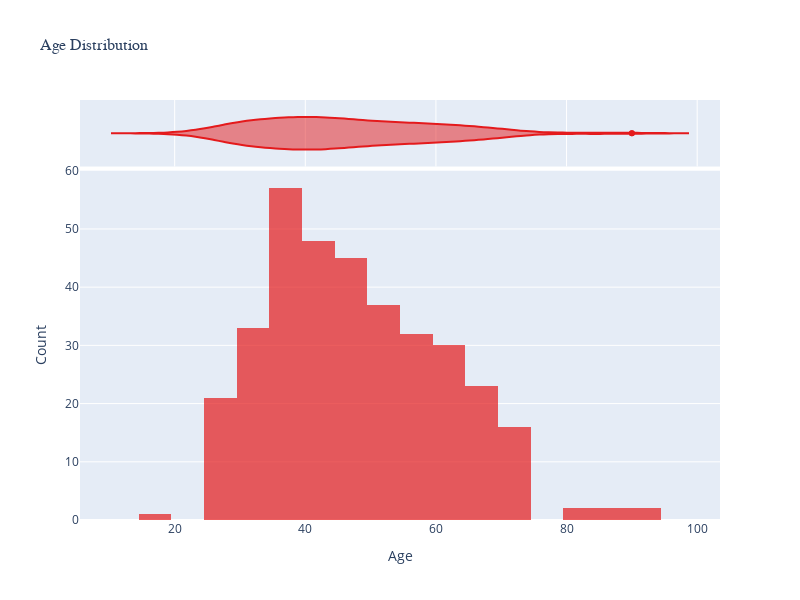

Write notebook code for a chart like this one.
### Code cell
plt.figure(figsize=(8, 4))
sns.histplot(data=data, x='Age', bins=20, kde=True)
plt.title('Age Distribution')
plt.show()

plt.figure(figsize=(8, 4))
sns.countplot(data=data, x='Gender')
plt.title('Gender Distribution')
plt.show()


import plotly.express as px


# Age Distribution
fig_age = px.histogram(
    data,
    x="Age",
    nbins=20,
    marginal="violin",  # Optional: Add violin plot for KDE-like insights
    opacity=0.7,
    title="Age Distribution",
    color_discrete_sequence=px.colors.qualitative.Set1,
)
fig_age.update_layout(
    xaxis_title="Age",
    yaxis_title="Count",
    title_font_size=16,
    title_font_family="Arial",
    height=600,  # Increase plot height
    width=800,  # Set plot width
)
fig_age.show()

### Figure 1 — Plotly figure (JSON) as saved in the notebook; plotly's stock layout.template omitted (floating-point values rounded to 4 significant figures; data arrays with more than 128 entries replaced by an {"elided": "..."} marker saying what was removed)
{"data": [{"alignmentgroup": "True", "bingroup": "x", "hovertemplate": "Age=%{x}<br>count=%{y}<extra></extra>", "legendgroup": "", "marker": {"color": "rgb(228,26,28)", "opacity": 0.7, "pattern": {"shape": ""}}, "name": "", "nbinsx": 20, "offsetgroup": "", "orientation": "v", "showlegend": false, "type": "histogram", "x": {"elided": "349 int values"}, "xaxis": "x", "yaxis": "y"}, {"alignmentgroup": "True", "hovertemplate": "Age=%{x}<extra></extra>", "legendgroup": "", "marker": {"color": "rgb(228,26,28)"}, "name": "", "offsetgroup": "", "scalegroup": "x", "showlegend": false, "type": "violin", "x": {"elided": "349 int values"}, "xaxis": "x2", "yaxis": "y2"}], "layout": {"barmode": "relative", "height": 600, "legend": {"tracegroupgap": 0}, "title": {"font": {"family": "Arial", "size": 16}, "text": "Age Distribution"}, "width": 800, "xaxis": {"anchor": "y", "autorange": true, "domain": [0, 1], "range": [5.508, 103.5], "title": {"text": "Age"}, "type": "linear"}, "xaxis2": {"anchor": "y2", "autorange": true, "domain": [0, 1], "matches": "x", "range": [5.508, 103.5], "showgrid": true, "showticklabels": false, "type": "linear"}, "yaxis": {"anchor": "x", "autorange": true, "domain": [0, 0.8316], "range": [0, 60], "title": {"text": "Count"}}, "yaxis2": {"anchor": "x2", "autorange": true, "domain": [0.8416, 1], "matches": "y2", "range": [-0.5, 0.5], "showgrid": false, "showline": false, "showticklabels": false, "ticks": "", "type": "category"}}}
